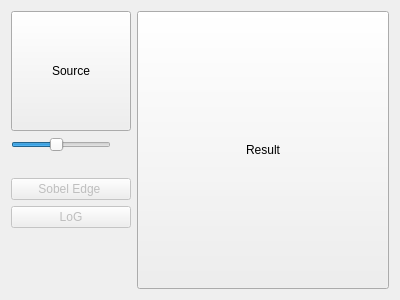
<?xml version="1.0" encoding="UTF-8"?>
<ui version="4.0">
 <class>Widget</class>
 <widget class="QWidget" name="Widget">
  <property name="geometry">
   <rect>
    <x>0</x>
    <y>0</y>
    <width>400</width>
    <height>300</height>
   </rect>
  </property>
  <property name="windowTitle">
   <string>Widget</string>
  </property>
  <layout class="QGridLayout" name="gridLayout">
   <item row="0" column="0">
    <layout class="QVBoxLayout" name="verticalLayout">
     <item>
      <widget class="QToolButton" name="toolButton">
       <property name="minimumSize">
        <size>
         <width>120</width>
         <height>120</height>
        </size>
       </property>
       <property name="text">
        <string>Source</string>
       </property>
      </widget>
     </item>
     <item>
      <widget class="QSlider" name="horizontalSlider">
       <property name="sizePolicy">
        <sizepolicy hsizetype="Fixed" vsizetype="Fixed">
         <horstretch>0</horstretch>
         <verstretch>0</verstretch>
        </sizepolicy>
       </property>
       <property name="minimumSize">
        <size>
         <width>100</width>
         <height>0</height>
        </size>
       </property>
       <property name="maximum">
        <number>398</number>
       </property>
       <property name="value">
        <number>180</number>
       </property>
       <property name="orientation">
        <enum>Qt::Horizontal</enum>
       </property>
      </widget>
     </item>
     <item>
      <widget class="QLabel" name="label">
       <property name="text">
        <string/>
       </property>
      </widget>
     </item>
     <item>
      <widget class="QPushButton" name="pushButton">
       <property name="enabled">
        <bool>false</bool>
       </property>
       <property name="text">
        <string>Sobel Edge </string>
       </property>
      </widget>
     </item>
     <item>
      <widget class="QPushButton" name="pushButton_2">
       <property name="enabled">
        <bool>false</bool>
       </property>
       <property name="text">
        <string>LoG</string>
       </property>
      </widget>
     </item>
     <item>
      <spacer name="verticalSpacer">
       <property name="orientation">
        <enum>Qt::Vertical</enum>
       </property>
       <property name="sizeHint" stdset="0">
        <size>
         <width>20</width>
         <height>18</height>
        </size>
       </property>
      </spacer>
     </item>
    </layout>
   </item>
   <item row="0" column="1">
    <widget class="QToolButton" name="toolButton_2">
     <property name="sizePolicy">
      <sizepolicy hsizetype="Expanding" vsizetype="Expanding">
       <horstretch>0</horstretch>
       <verstretch>0</verstretch>
      </sizepolicy>
     </property>
     <property name="minimumSize">
      <size>
       <width>100</width>
       <height>100</height>
      </size>
     </property>
     <property name="text">
      <string>Result</string>
     </property>
    </widget>
   </item>
  </layout>
  <zorder>toolButton</zorder>
  <zorder>horizontalSlider</zorder>
  <zorder>pushButton</zorder>
  <zorder>pushButton_2</zorder>
  <zorder>verticalSpacer</zorder>
  <zorder>label</zorder>
  <zorder>label</zorder>
  <zorder>toolButton_2</zorder>
 </widget>
 <layoutdefault spacing="6" margin="11"/>
 <resources/>
 <connections/>
</ui>
